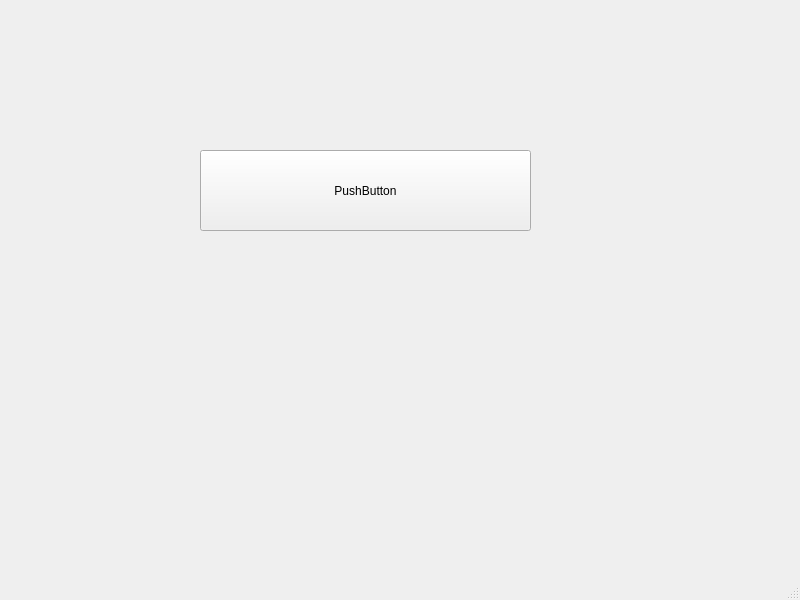
<?xml version="1.0" encoding="UTF-8"?>
<ui version="4.0">
 <class>MainWindow</class>
 <widget class="QMainWindow" name="MainWindow">
  <property name="geometry">
   <rect>
    <x>0</x>
    <y>0</y>
    <width>800</width>
    <height>600</height>
   </rect>
  </property>
  <property name="windowTitle">
   <string>MainWindow</string>
  </property>
  <widget class="QWidget" name="centralwidget">
   <widget class="QPushButton" name="pushButton">
    <property name="geometry">
     <rect>
      <x>200</x>
      <y>150</y>
      <width>331</width>
      <height>81</height>
     </rect>
    </property>
    <property name="text">
     <string>PushButton</string>
    </property>
   </widget>
  </widget>
  <widget class="QMenuBar" name="menubar">
   <property name="geometry">
    <rect>
     <x>0</x>
     <y>0</y>
     <width>800</width>
     <height>22</height>
    </rect>
   </property>
  </widget>
  <widget class="QStatusBar" name="statusbar"/>
 </widget>
 <resources/>
 <connections/>
</ui>
